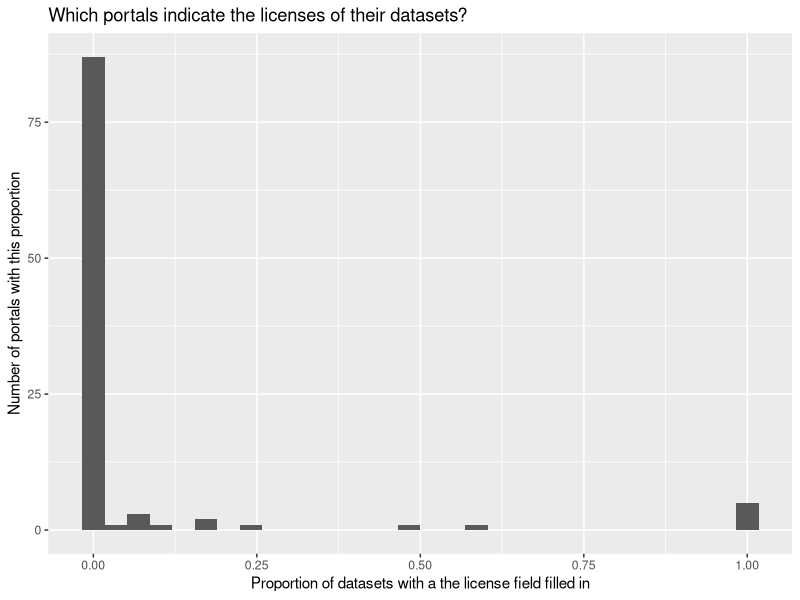

Here is the R script that generated this plot:
library(ggplot2)

l <- read.csv('licensing-by-portal.csv')
l$prop <- l$no_license / l$all


p1 <- ggplot(l) + aes(x = prop) + geom_histogram() +
  scale_x_continuous('Proportion of datasets with a the license field filled in') +
  scale_y_continuous('Number of portals with this proportion') +
  ggtitle('Which portals indicate the licenses of their datasets?')
